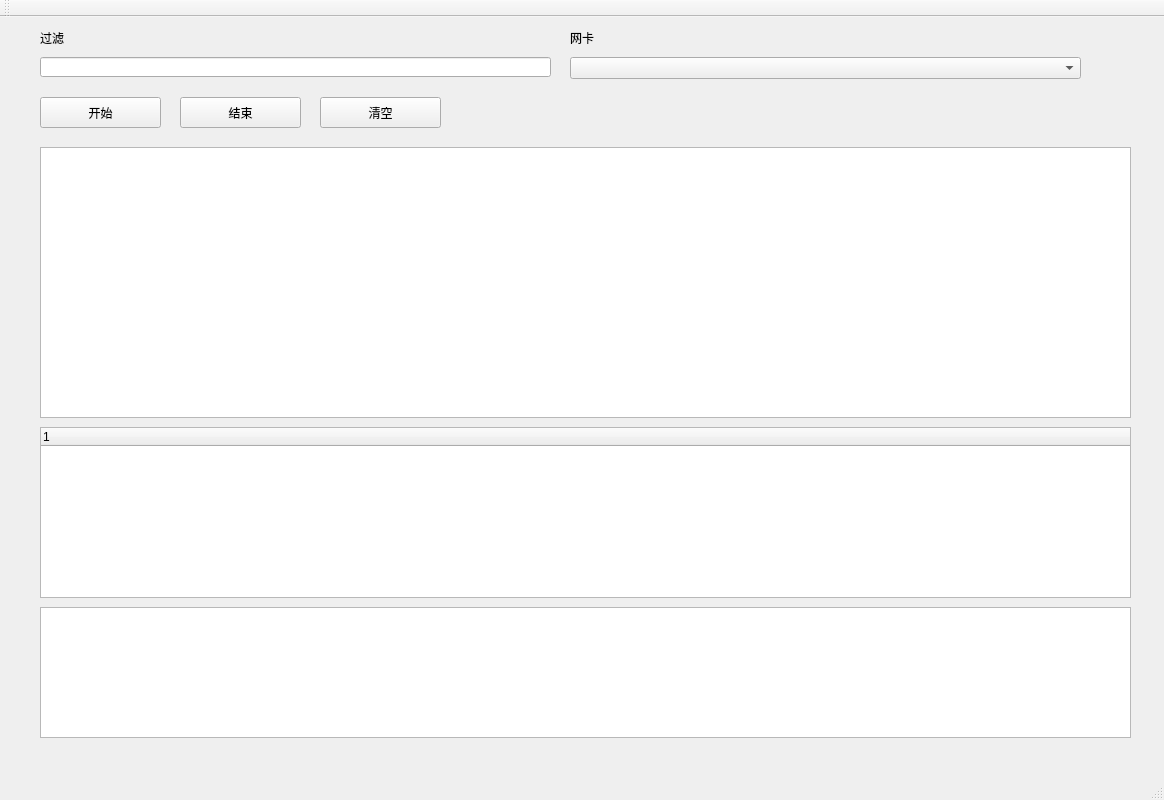
<?xml version="1.0" encoding="UTF-8"?>
<ui version="4.0">
 <class>MainWindow</class>
 <widget class="QMainWindow" name="MainWindow">
  <property name="geometry">
   <rect>
    <x>0</x>
    <y>0</y>
    <width>1164</width>
    <height>800</height>
   </rect>
  </property>
  <property name="windowTitle">
   <string>MainWindow</string>
  </property>
  <widget class="QWidget" name="centralWidget">
   <widget class="QTableWidget" name="showWidget">
    <property name="geometry">
     <rect>
      <x>40</x>
      <y>130</y>
      <width>1091</width>
      <height>271</height>
     </rect>
    </property>
   </widget>
   <widget class="QLabel" name="label">
    <property name="geometry">
     <rect>
      <x>570</x>
      <y>10</y>
      <width>61</width>
      <height>21</height>
     </rect>
    </property>
    <property name="text">
     <string>网卡</string>
    </property>
   </widget>
   <widget class="QComboBox" name="netDevsCombo">
    <property name="geometry">
     <rect>
      <x>570</x>
      <y>40</y>
      <width>511</width>
      <height>22</height>
     </rect>
    </property>
   </widget>
   <widget class="QLabel" name="label_2">
    <property name="geometry">
     <rect>
      <x>40</x>
      <y>10</y>
      <width>51</width>
      <height>21</height>
     </rect>
    </property>
    <property name="text">
     <string>过滤</string>
    </property>
   </widget>
   <widget class="QPushButton" name="startBtn">
    <property name="geometry">
     <rect>
      <x>40</x>
      <y>80</y>
      <width>121</width>
      <height>31</height>
     </rect>
    </property>
    <property name="text">
     <string>开始</string>
    </property>
   </widget>
   <widget class="QPushButton" name="finishBtn">
    <property name="geometry">
     <rect>
      <x>180</x>
      <y>80</y>
      <width>121</width>
      <height>31</height>
     </rect>
    </property>
    <property name="text">
     <string>结束</string>
    </property>
   </widget>
   <widget class="QTreeWidget" name="protoWidget">
    <property name="geometry">
     <rect>
      <x>40</x>
      <y>410</y>
      <width>1091</width>
      <height>171</height>
     </rect>
    </property>
    <column>
     <property name="text">
      <string notr="true">1</string>
     </property>
    </column>
   </widget>
   <widget class="QTextEdit" name="textEdit">
    <property name="geometry">
     <rect>
      <x>40</x>
      <y>590</y>
      <width>1091</width>
      <height>131</height>
     </rect>
    </property>
   </widget>
   <widget class="QLineEdit" name="filterLineEdit">
    <property name="geometry">
     <rect>
      <x>40</x>
      <y>40</y>
      <width>511</width>
      <height>20</height>
     </rect>
    </property>
   </widget>
   <widget class="QPushButton" name="clearBtn">
    <property name="geometry">
     <rect>
      <x>320</x>
      <y>80</y>
      <width>121</width>
      <height>31</height>
     </rect>
    </property>
    <property name="text">
     <string>清空</string>
    </property>
   </widget>
  </widget>
  <widget class="QMenuBar" name="menuBar">
   <property name="geometry">
    <rect>
     <x>0</x>
     <y>0</y>
     <width>1164</width>
     <height>22</height>
    </rect>
   </property>
  </widget>
  <widget class="QToolBar" name="mainToolBar">
   <attribute name="toolBarArea">
    <enum>TopToolBarArea</enum>
   </attribute>
   <attribute name="toolBarBreak">
    <bool>false</bool>
   </attribute>
  </widget>
  <widget class="QStatusBar" name="statusBar"/>
 </widget>
 <layoutdefault spacing="6" margin="11"/>
 <resources/>
 <connections/>
</ui>
